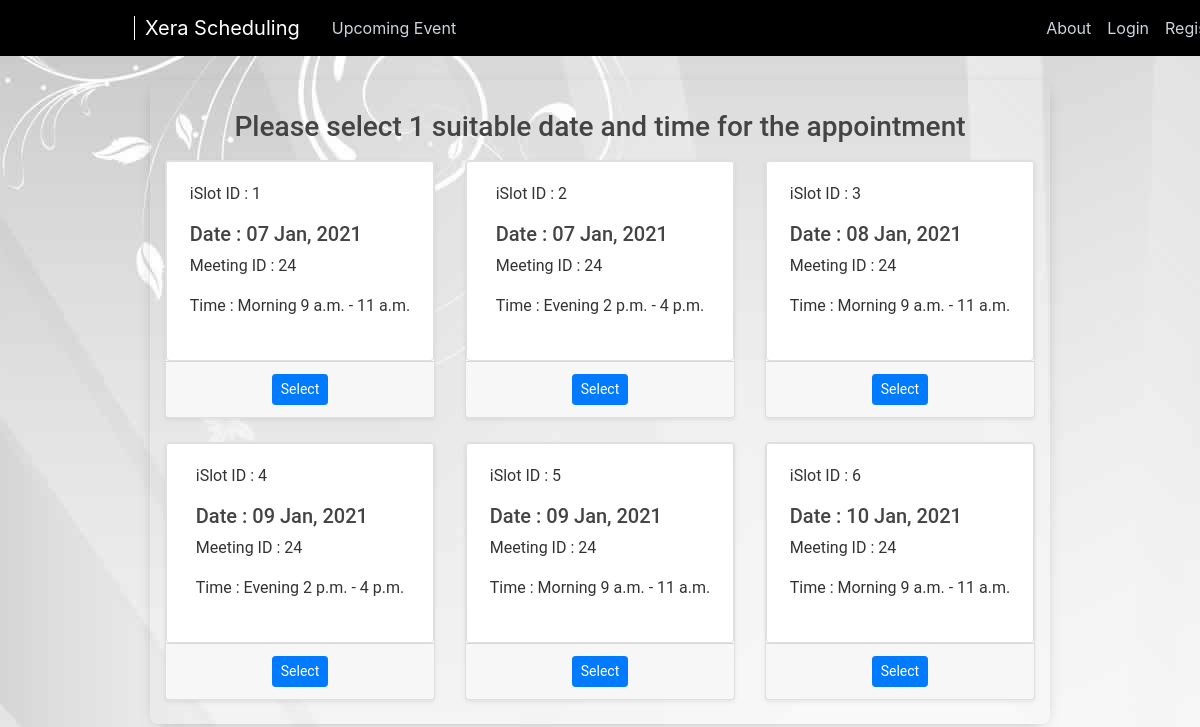
Screenshot of /ezz/teaser with the database file from the repository.
### events/models.py (models this page shows, shortened)
class iSlot(models.Model):
    purpose_id = models.ForeignKey(PurposeDetail, on_delete=models.CASCADE, null=True)
    date = models.DateField(u'Date of the event', help_text=u'Date of the event')
    slot = models.ForeignKey(Slot, on_delete=models.CASCADE, null=True)
    class Meta:
        verbose_name = u'Instant Slot'
        verbose_name_plural = u' Instant Slot'

class Slot(models.Model):
    name = models.CharField(help_text=u'Morning or Evening', max_length=200, null=True)
    start_time = models.TimeField(u'Starting time', help_text=u'Starting time')
    end_time = models.TimeField(u'Final time', help_text=u'Final time')
    class Meta:
        verbose_name = u'Slot'
        verbose_name_plural = u'Slot'

### premiers/models.py (models this page shows)
class PurposeDetail(models.Model):
    user = models.ForeignKey(User, null=True, on_delete=models.CASCADE, default='')
    vip = models.ForeignKey(Vip, on_delete=models.CASCADE, blank=True, null=True)
    main_purpose = models.ForeignKey(MainPurpose, on_delete=models.CASCADE, blank=True, null=True)
    sub_purpose = models.ForeignKey(SubPurpose, on_delete=models.CASCADE, blank=True, null=True)
    representative = models.ForeignKey(Representative, on_delete=models.CASCADE, blank=True, null=True)
    category = models.CharField(max_length=200, null=True)
    fuzzy_weight = models.FloatField(null=True)

### premiers/views.py (the view)
# urls.py: path('teaser', views.teaser, name='landing-page'),
def teaser(request):
    all_slot = iSlot.objects.filter(purpose_id=24)
    print(all_slot)
    context = {
        'slots': all_slot
    }
    return render(request, 'premiers/teaser.html', context)

### premiers/templates/premiers/teaser.html (shortened to what this page needs)
{% extends "premiers/base.html" %}
{% block content %}
<div class="event-container">
    <div class="event">
        <div class="container" style="margin-top: 30px">
            <h3 class="text-center"> Please select 1 suitable date and time for the appointment</h3>
            <form action="#" method="POST">
                <div class="row mt-3">
                    {% for slot in slots %}
                    <div class="col-md-4">
                        <div class="card mb-4 shadow-sm my-auto">
                            <div class="card card-block d-flex align-items-center" style="height: 200px">
                                <div class="card-body align-items-center justify-content-center">
                                    <p>iSlot ID : {{slot.id}}</p>
                                    <h5 style="font-size:20px;" type="hidden" name="selectedDate" value="{{date}}">
                                        Date : {{slot.date|date:"d M, Y" }}</h5>
                                    <p>Meeting ID : {{slot.purpose_id.id}}</p>
                                    <label>Time : {{slot.slot.name}} {{slot.slot.start_time}} - {{slot.slot.end_time}}</label>
                                </div>
                                <br>
                            </div>
                            <div class="card-footer text-center">
                                <button type="submit" class="btn btn-primary btn-sm center" style="color:white"
                                        name="submit" value="{{date}}">
                                    Select
                                </button>
                            </div>
                        </div>
                        <br>
                    </div>
                    {% endfor %}
                </div>
            </form>
        </div>
    </div>
</div>
{% endblock content %}

### premiers/static/premiers/main.css (style rules this page uses)
body { background: #fafafa; color: #333333; margin-top: 5rem; }
h1, h2, h3, h4, h5, h6 { color: #444444; }
.event-container { font-family: "Roboto", sans-serif; max-width: 900px; margin: 0 auto; justify-content: center; }
.event-container .event { box-shadow: 0 4px 16px -8px rgba(0, 0, 0, 0.4); display: flex; border-radius: 8px; margin: 32px 0; }
.container { justify-content: center; }

### rows the page displays
iSlot: id "1", date "07 Jan, 2021", purpose_id.id "24", slot.name "Morning", slot.start_time "9 a.m.", slot.end_time "11 a.m."
iSlot: id "2", date "07 Jan, 2021", purpose_id.id "24", slot.name "Evening", slot.start_time "2 p.m.", slot.end_time "4 p.m."
iSlot: id "3", date "08 Jan, 2021", purpose_id.id "24", slot.name "Morning", slot.start_time "9 a.m.", slot.end_time "11 a.m."
iSlot: id "4", date "09 Jan, 2021", purpose_id.id "24", slot.name "Evening", slot.start_time "2 p.m.", slot.end_time "4 p.m."
iSlot: id "5", date "09 Jan, 2021", purpose_id.id "24", slot.name "Morning", slot.start_time "9 a.m.", slot.end_time "11 a.m."
iSlot: id "6", date "10 Jan, 2021", purpose_id.id "24", slot.name "Morning", slot.start_time "9 a.m.", slot.end_time "11 a.m."
